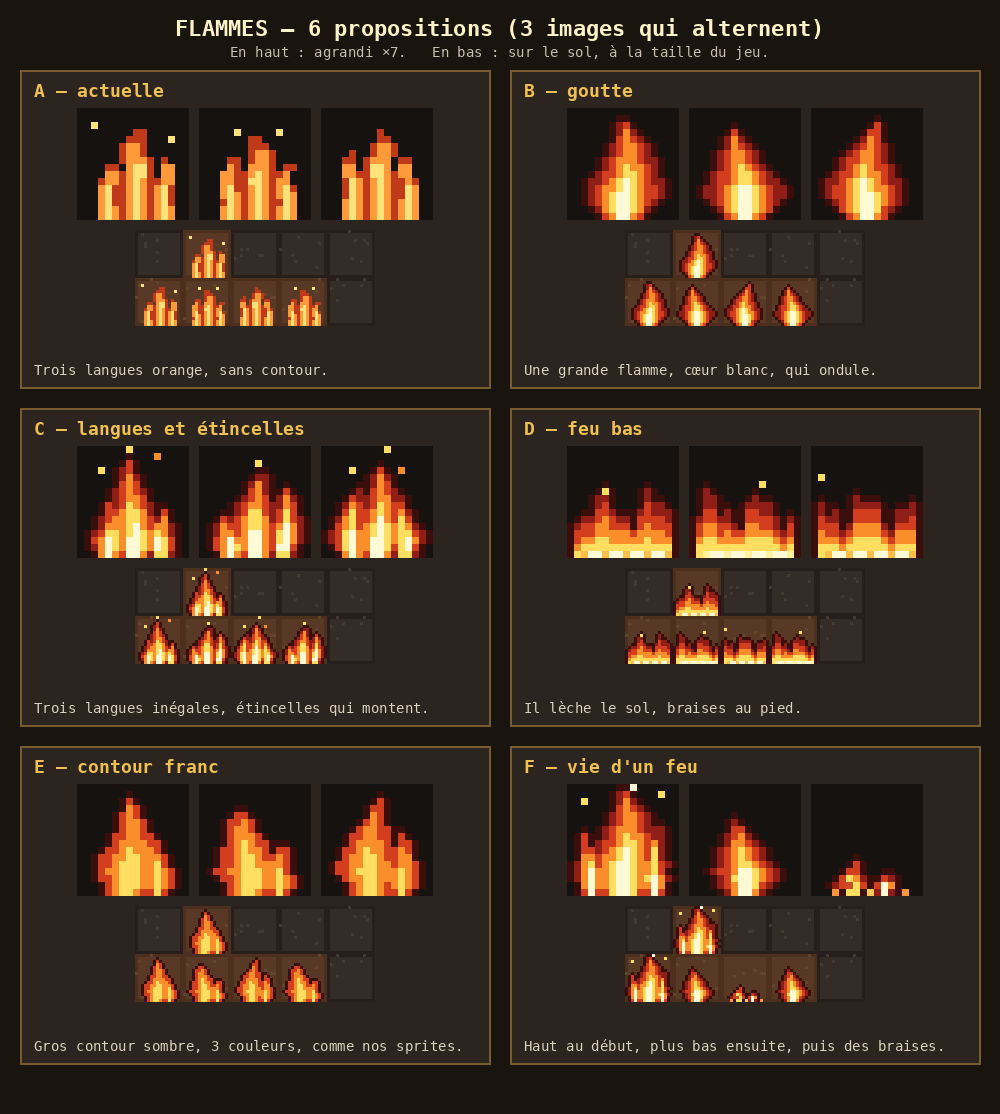

This chart was generated by the following Python code:
"""Flammes : 6 propositions de dessin (Thomas, 2026-11-12 : « je pensais au design des flammes »).
Chaque flamme : 16 × 16 pixels, 3 images qui alternent. python3 art/flammes_v1.py → art/flammes_v1.png"""
import math
import re
from PIL import Image, ImageDraw
from pix import hash2, font, up

SRC = open("../src/ui/icons.ts").read()
PAL = dict(re.findall(r'"?(\w)"?: "(#[0-9a-f]{6})"', SRC.split("export const PALETTE")[1].split("};")[0]))
rgb = lambda h: tuple(int(h[i:i + 2], 16) for i in (1, 3, 5))

# Couleurs du feu, du plus froid au plus chaud (contour, rouge sombre, rouge, orange, jaune, blanc).
OUT, DRED, RED, ORA, YEL, WHI = (58, 14, 10), (142, 30, 22), (210, 62, 30), (250, 142, 42), (255, 222, 96), (255, 250, 214)
BANDS = [(0.0, DRED), (0.25, RED), (0.48, ORA), (0.7, YEL), (0.88, WHI)]


def current():
    """La flamme actuelle du jeu (FIRE_FRAMES), pour comparer."""
    block = SRC.split("export const FIRE_FRAMES = [")[1].split("];\n")[0]
    frames = []
    for f in block.split("],")[:3]:
        rows = re.findall(r'"([^"]*)"', f)
        im = Image.new("RGBA", (16, 16), (0, 0, 0, 0))
        for y, r in enumerate(rows):
            for x, c in enumerate(r):
                if c != "." and c in PAL:
                    im.putpixel((x, y), rgb(PAL[c]) + (255,))
        frames.append(im)
    return frames


def render(heat, outline=True, bands=BANDS, sparks=()):
    """`heat(x, y)` → chaleur (≤ 0 : rien). Couleur par paliers, contour sombre autour."""
    im = Image.new("RGBA", (16, 16), (0, 0, 0, 0))
    hot = [[heat(x + 0.5, y + 0.5) for x in range(16)] for y in range(16)]
    for y in range(16):
        for x in range(16):
            h = hot[y][x]
            if h > 0:
                col = bands[0][1]
                for t, c in bands:
                    if h >= t:
                        col = c
                im.putpixel((x, y), col + (255,))
            elif outline:
                if any(0 <= x + dx < 16 and 0 <= y + dy < 16 and hot[y + dy][x + dx] > 0 for dx, dy in ((1, 0), (-1, 0), (0, 1), (0, -1))):
                    im.putpixel((x, y), OUT + (255,))
    for (x, y, c) in sparks:
        if 0 <= x < 16 and 0 <= y < 16:
            im.putpixel((x, y), c + (255,))
    return im


def tongue(x, y, cx, base, top, width, sway, f):
    """Une langue de feu en goutte : large en bas, pointue en haut, qui ondule."""
    if y > base or y < top:
        return -1
    t = (base - y) / (base - top)  # 0 en bas, 1 en haut
    w = width * (1 - t) ** 0.75 * min(1.0, (t + 0.2) * 2.2)
    w = max(w, 0.01)
    off = sway * math.sin(t * 3.2 + f * 2.1) * t
    d = abs(x - cx - off) / w
    return (1 - d) * (1 - 0.55 * t) + 0.25 * (1 - t)


def frames_of(fn, n=3):
    return [fn(f) for f in range(n)]


# B — une grande flamme en goutte, cœur blanc, qui ondule.
def goutte(f):
    top = 1.5 + [0, 1.2, 0.5][f]
    return render(lambda x, y: tongue(x, y, 8, 15.5, top, 6.2, 1.6, f) - 0.03 * hash2(int(x), int(y), f))


# C — trois langues de hauteurs différentes et des étincelles qui montent.
def langues(f):
    hs = [(4.5, 6 + 2 * ((f + 1) % 3), 3.2), (8.2, 2 + [0, 1.5, 0.7][f], 4.4), (12, 5 + 2 * ((f + 2) % 3), 3.0)]
    sparks = [(3 + (5 * f) % 9, 3 - f % 2, YEL), (11 - (3 * f) % 6, 1 + f, ORA), (7 + f, 0 if f != 1 else 2, YEL)]
    return render(lambda x, y: max(tongue(x, y, cx, 15.5, top, w, 1.0, f + i) for i, (cx, top, w) in enumerate(hs)), sparks=sparks)


# D — feu bas qui lèche le sol, braises au pied.
def tapis(f):
    def heat(x, y):
        crest = 9 + 2.2 * math.sin(x * 0.9 + f * 2.0) + 1.2 * math.sin(x * 2.1 - f * 1.3)
        if y < crest or x < 0.8 or x > 15.2:
            return -1
        return (y - crest) / (15.5 - crest) * 0.9 + 0.1 - 0.15 * abs(x - 8) / 8
    sparks = [(x, 15, (255, 190, 70) if (x + f) % 3 else (255, 240, 160)) for x in range(2, 15, 3)]
    sparks += [((4 + 5 * f) % 14 + 1, 6 - f, YEL)]
    return render(heat, sparks=sparks)


# E — gros contour sombre, trois couleurs franches (comme les personnages du jeu).
def franc(f):
    bands = [(0.0, RED), (0.4, ORA), (0.75, YEL)]
    top = 2 + [0, 1, 0.4][f]
    def heat(x, y):
        a = tongue(x, y, 7.2, 15.5, top, 5.0, 1.4, f)
        b = tongue(x, y, 11.5, 15.5, 7 + f % 2, 2.6, 0.8, f + 1)
        return max(a, b)
    return render(heat, bands=bands)


# F — vie d'un feu : il naît haut et vif, brûle, puis baisse en braises (une image par étape).
def vie():
    big = render(lambda x, y: max(tongue(x, y, 8, 15.5, 0.5, 6.6, 1.6, 0), tongue(x, y, 3.5, 15.5, 7, 2.5, 1, 1), tongue(x, y, 12.5, 15.5, 6, 2.5, 1, 2)),
                 sparks=[(2, 2, YEL), (13, 1, YEL), (9, 0, WHI)])
    mid = render(lambda x, y: tongue(x, y, 8, 15.5, 5, 5.0, 1.2, 1))
    low = render(lambda x, y: max(tongue(x, y, 6, 15.5, 11, 2.6, 0.6, 2), tongue(x, y, 10.5, 15.5, 12.5, 2.0, 0.6, 0)),
                 sparks=[(3, 15, (255, 150, 60)), (8, 15, (255, 200, 90)), (13, 15, (255, 150, 60)), (5, 14, (200, 80, 40))])
    return [big, mid, low]


DESIGNS = [
    ("A — actuelle", current(), "Trois langues orange, sans contour."),
    ("B — goutte", frames_of(goutte), "Une grande flamme, cœur blanc, qui ondule."),
    ("C — langues et étincelles", frames_of(langues), "Trois langues inégales, étincelles qui montent."),
    ("D — feu bas", frames_of(tapis), "Il lèche le sol, braises au pied."),
    ("E — contour franc", frames_of(franc), "Gros contour sombre, 3 couleurs, comme nos sprites."),
    ("F — vie d'un feu", vie(), "Haut au début, plus bas ensuite, puis des braises."),
]


def floor_tile(x, y):
    """Une dalle sombre du sol, pour voir les flammes en situation."""
    im = Image.new("RGBA", (16, 16), (52, 44, 38, 255))
    d = ImageDraw.Draw(im)
    d.rectangle((0, 0, 15, 15), outline=(38, 31, 27))
    for i in range(6):
        px, py = int(hash2(x * 7 + i, y, 3) * 15), int(hash2(x, y * 5 + i, 4) * 15)
        im.putpixel((px, py), (66, 57, 49, 255))
    return im


def situation(frames, cells=((0, 1), (1, 1), (2, 1), (1, 0), (3, 1))):
    """Un petit carré de 5 × 2 cases en feu, à l'échelle du jeu (×3)."""
    W, H = 5, 2
    im = Image.new("RGBA", (W * 16, H * 16))
    for y in range(H):
        for x in range(W):
            im.paste(floor_tile(x, y), (x * 16, y * 16))
    # lueur chaude sous le feu
    glow = Image.new("RGBA", im.size, (0, 0, 0, 0))
    gd = ImageDraw.Draw(glow)
    for (x, y) in cells:
        gd.rectangle((x * 16, y * 16, x * 16 + 15, y * 16 + 15), fill=(255, 120, 30, 45))
    im = Image.alpha_composite(im, glow)
    for i, (x, y) in enumerate(cells):
        fr = frames[i % len(frames)]
        im.alpha_composite(fr, (x * 16, y * 16))
    return up(im, 3)


S = 7
pad = 24
cardW = max(3 * 16 * S + 2 * 10 + 2 * pad, 470)
sit_w = 5 * 16 * 3
cols = 2
cardH = 16 * S + 2 * 16 * 3 + 110
W = cols * cardW + (cols + 1) * 20
rows = math.ceil(len(DESIGNS) / cols)
H = 70 + rows * (cardH + 20) + 30
sheet = Image.new("RGB", (W, H), (26, 20, 14))
d = ImageDraw.Draw(sheet)
d.text((W // 2, 28), "FLAMMES — 6 propositions (3 images qui alternent)", fill=(255, 243, 200), font=font(22), anchor="mm")
d.text((W // 2, 52), "En haut : agrandi ×7.   En bas : sur le sol, à la taille du jeu.", fill=(200, 190, 170), font=font(14, False), anchor="mm")
for i, (name, frames, note) in enumerate(DESIGNS):
    cx = 20 + (i % cols) * (cardW + 20)
    cy = 70 + (i // cols) * (cardH + 20)
    d.rectangle((cx, cy, cx + cardW, cy + cardH), fill=(44, 36, 30), outline=(120, 92, 48), width=2)
    d.text((cx + 14, cy + 10), name, fill=(240, 192, 80), font=font(18))
    x = cx + (cardW - (3 * 16 * S + 20)) // 2
    for fr in frames:
        bg = Image.new("RGBA", (16, 16), (22, 18, 16, 255))
        bg.alpha_composite(fr)
        sheet.paste(up(bg, S).convert("RGB"), (x, cy + 38))
        x += 16 * S + 10
    sit = situation(frames)
    sheet.paste(sit.convert("RGB"), (cx + (cardW - sit.width) // 2, cy + 48 + 16 * S))
    d.text((cx + 14, cy + cardH - 26), note, fill=(220, 210, 190), font=font(14, False))
sheet.save("flammes_v1.png")
print("flammes_v1.png", sheet.size)
